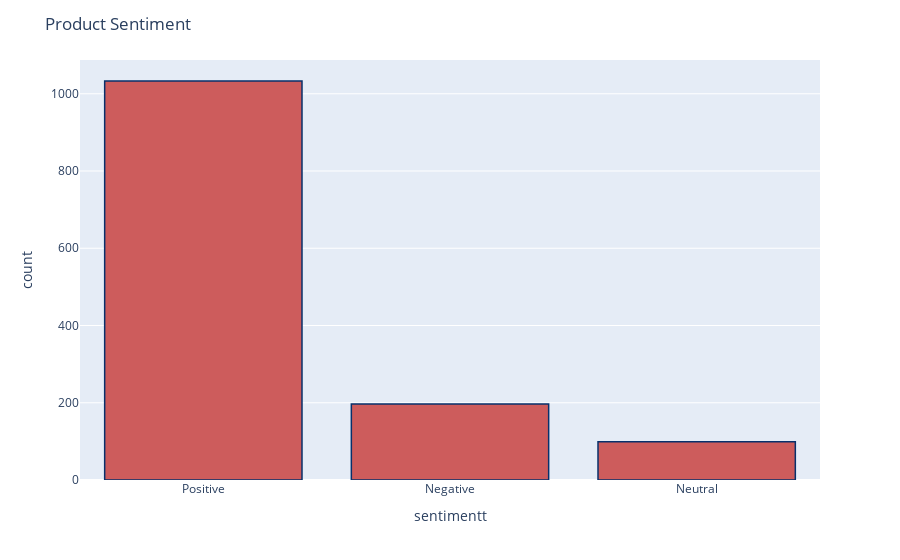

The notebook cell this image was saved under:
### Markdown cell above
##  Distribution of reviews with sentiment across the dataset

### Code cell
# Mapping values to sentimentt categories
df['sentimentt'] = df['Sentiment'].replace({-1: 'negative', 0: 'neutral', 1: 'positive'})

# Create histogram
fig = px.histogram(df, x="sentimentt")
fig.update_traces(marker_color="indianred", marker_line_color='rgb(8,48,107)',
                  marker_line_width=1.5)
fig.update_layout(title_text='Product Sentiment')
fig.show()

### Figure 1 — Plotly figure (JSON) as saved in the notebook; plotly's stock layout.template omitted (floating-point values rounded to 4 significant figures; data arrays with more than 128 entries replaced by an {"elided": "..."} marker saying what was removed)
{"data": [{"alignmentgroup": "True", "bingroup": "x", "hovertemplate": "sentimentt=%{x}<br>count=%{y}<extra></extra>", "legendgroup": "", "marker": {"color": "indianred", "line": {"color": "rgb(8,48,107)", "width": 1.5}, "pattern": {"shape": ""}}, "name": "", "offsetgroup": "", "orientation": "v", "showlegend": false, "type": "histogram", "x": {"elided": "1329 str values"}, "xaxis": "x", "yaxis": "y"}], "layout": {"barmode": "relative", "legend": {"tracegroupgap": 0}, "margin": {"t": 60}, "title": {"text": "Product Sentiment"}, "xaxis": {"anchor": "y", "domain": [0, 1], "title": {"text": "sentimentt"}}, "yaxis": {"anchor": "x", "domain": [0, 1], "title": {"text": "count"}}}}
